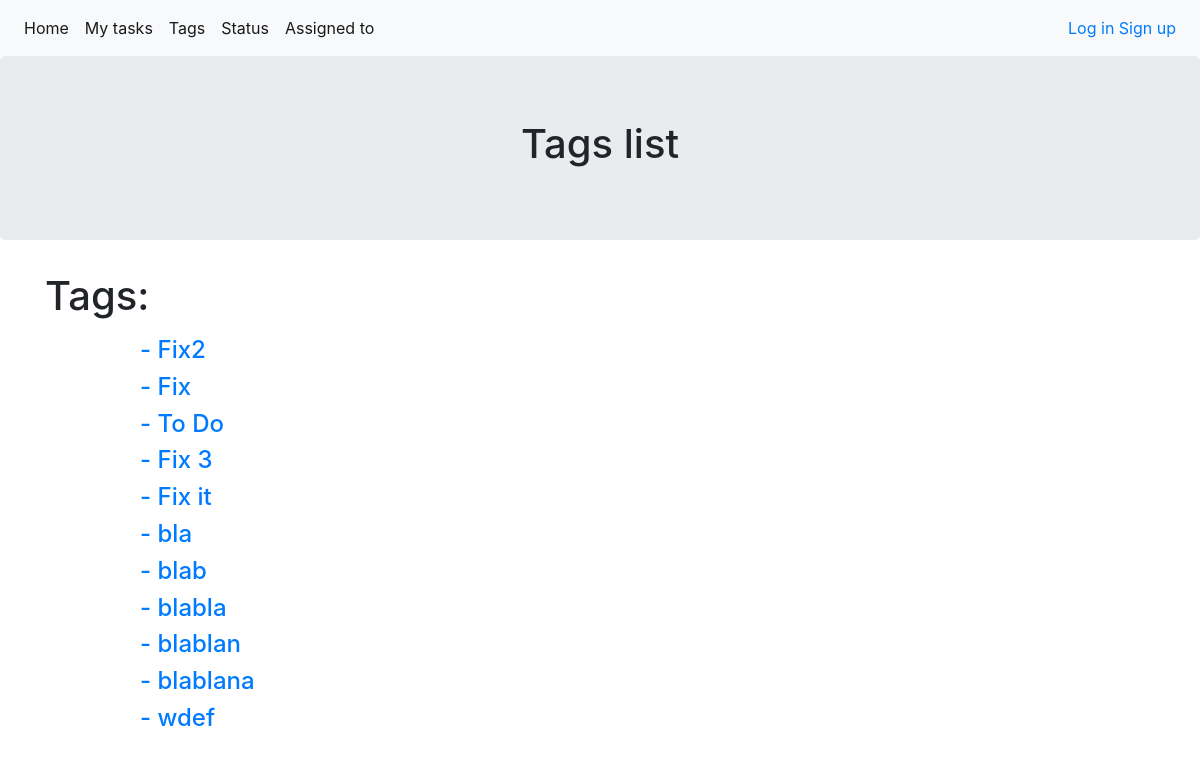
/tasks/tags/, run on the app's committed database.
### tasks/models.py (models this page shows, shortened)
class Tag(models.Model):
    title = models.CharField(max_length=50, unique=True)

### tasks/views.py (the view)
# urls.py: path('tags/', views.TagsList.as_view(), name='tags_list_url'),
class TagsList(generic.ListView):
    template_name = 'tasks/tags_list.html'
    context_object_name = 'tags'
    def get_queryset(self):
        return Tag.objects.all()

### tasks/templates/tasks/tags_list.html (shortened to what this page needs)
{% extends 'tasks/base_tasks.html' %}
{% block heading %}
<h1>Tags list</h1>
{% endblock %}
{% block content %}
<div class="container">
    <div class="row">
        <h1 class="col-sm-4 offset-md-0 mb-3">Tags:</h1>
    </div>
</div>
{% for tag in tags %}
<div class="container">
    <div class="row">
        <div class="col-sm-4 offset-md-1">
            <h4><a href="{% url 'tasks:tag_detail_url' tag.id %}"> - {{ tag.title }}</h4>
        </div>
    </div>
</div>
{% endfor %}
{% endblock %}

### data on the page
Tag: title "Fix2"
Tag: title "Fix"
Tag: title "To Do"
Tag: title "Fix 3"
Tag: title "Fix it"
Tag: title "bla"
Tag: title "blab"
Tag: title "blabla"
Tag: title "blablan"
Tag: title "blablana"
Tag: title "wdef"
